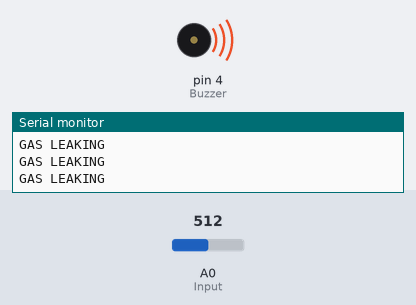
A sketch run on a simulated Arduino Uno, built with avr-gcc and run on an emulated ATmega328P. Parts: buzzer (waves = sounding, pin HIGH), the last lines printed to the serial monitor. Inputs (shaded band) come from the test bench; at power-on: A0 (Input) = 512.

Above: at 1.2 s.
1.3 s: A0 (Input) set to 417
4.3 s: A0 (Input) set to 386
At 5.1 s:
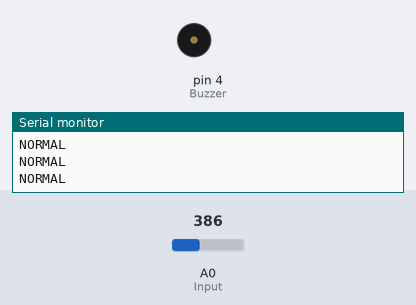
Timing chart, 0 to 7.3 s (numbered marks = the images above; inputs shaded):
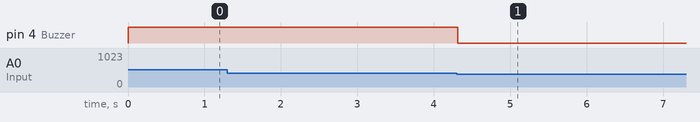

Measured:
- the behaviour switches between 400 and 399 on A0 (Input) (found by bisection; images 0 and 1)
- after the input at 4.3 s, pin 4 (Buzzer): HIGH → LOW at once

The sketch:

GAS_DETECTOR.ino
```cpp
// scientist BENIEL'S LAB
// GAS DETECTOR

int Input = A0;
int Buzzer = 4;
// VAL INTEGER
int val;
int MAX = 400;

void setup() {
  Serial.begin(9600);
  pinMode(Input ,INPUT);
  pinMode(Buzzer ,OUTPUT);
}

void loop() {
  val = analogRead(A0);
  if (val >= MAX) {
    digitalWrite(Buzzer ,HIGH);
    Serial.println("GAS LEAKING");
  }
  else {
    digitalWrite(Buzzer ,LOW);
    Serial.println("NORMAL");
  }
}
```
